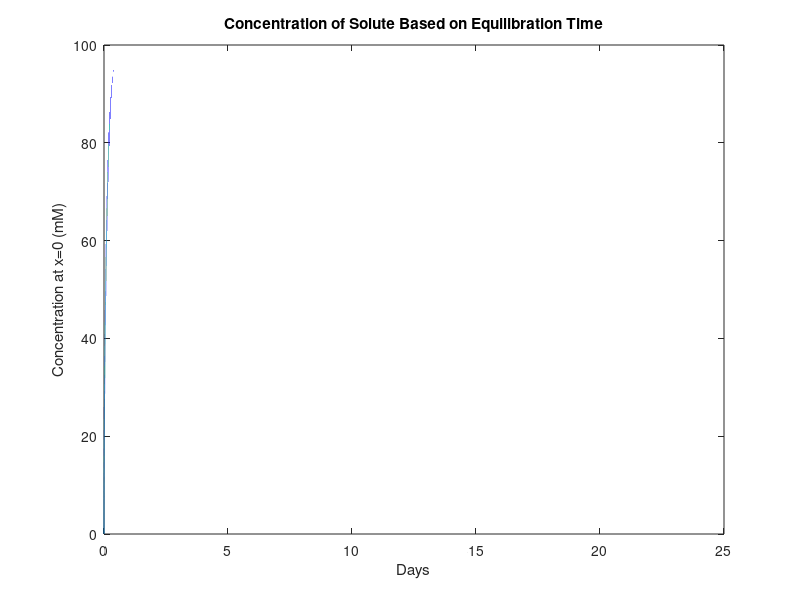

MATLAB code for this plot:
% Motivation: http://www.wormbook.org/wbg/articles/volume-18-number-3/making-linear-chemical-gradients-in-agar/
%
% Question: how many days before can we get away with?
%
%Fick's equation is
%
% dc/dt =D d^2 C/ dx^2 where the d's are partials
%
% Since the petri dish is a solid boundary, we have neumann boundary conditions
%
%
%
% Created by Dr. Andrew Leifer
%
% From resources like:
% http://ramanujan.math.trinity.edu/rdaileda/teach/s12/m3357/lectures/lecture_2_28_short.pdf
%
% http://texas.math.ttu.edu/~gilliam/fall03/m4354_f03/heat_N_web/heat_ex_homo_neum.pdf
%
% we know the general solution
%
%
% for the specific initial conditions f(x)=x*C0 / L,
%
% I figure that we only really care about x=0 because if we know u(x=0,t) we
% should know that u(x=L,t)=C0 - u(x=0,t).
%
% And I assume that the profile along x is roughly linear, although we could check.
 
 
 
 
 
L=1;%cm - width of the petri dish
C0=200; %mM - highest concentration assuming lowest concentration is 0mM
D=0.84*10^-5; %cm^2 / s - diffusion coefficient of solute
days=0.12; %number of days the plates will be allowed to equilibrate
 
 
 
disp('Calculating the concentration at the far end of the plate x=0.');
disp(['We assume a ' num2str(L) 'cm plate with an initial concentration gradient from 0 to ' num2str(C0) ' mM  and D=' num2str(D) 'cm^2/s' ]);
t=0:3*60*60*24*7; %3 weeks
u=C0/2;
for n=1:2:1000
    u= u + ( 2*C0/(pi^2) )*(-2/(n^2))*exp(-D* t*(n*pi/L)^2  );
  end
figure; plot(t/(60*60*24),u);
xlabel('Days')
ylabel('Concentration at x=0 (mM)') %concentration at the end initially with concentration of 0mM
title('Concentration of Solute Based on Equilibration Time')

 
disp(['After ' num2str(days) ...
    'days the concentrations at the end point will be '...
    num2str( u(round(days*60*60*24)) )  'mM and ' ...
    num2str(C0-u(round(days*60*60*24)) ) 'mM'] )
